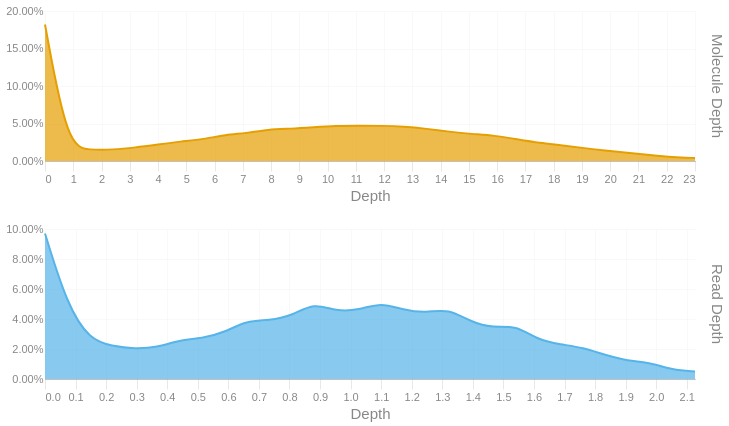

Source (notebook cell):
### Code cell
readdep = depth_hist(tb['Read Depth'], q99, 3)
readdep = readdep.with_columns(pl.lit('Read Depth').alias('Metric'))
if not SKIPLR:
    moldep = depth_hist(tb['Molecule Depth'], mol_q99, 1)
    moldep = moldep.with_columns(pl.lit('Molecule Depth').alias('Metric'))
    _hist = pl.concat([readdep, moldep])
    _hist = _hist.filter(pl.col('Proportion') != 0)
    with SafeRender(_hist):
        (
            alt.Chart(_hist)        
            .mark_area(interpolate = "basis")
            .encode(
                x=alt.X('Bin:Q').scale(domainMin=0).axis(alt.Axis(title='Depth')),
                y = alt.Y('Proportion:Q', title = None).axis(format = '.2%'),
                color = alt.Color('Metric:N').legend(None),
                row = alt.Row("Metric:N").header(title = None, labelOrient = 'right'),
                tooltip = [
                    alt.Tooltip("Metric:N", title = "Metric"),
                    alt.Tooltip('Interval:N', title = "Depth Interval"),
                    alt.Tooltip('Proportion:Q', title = "% Alignments").format('.2%')
                ]
            )
            .resolve_scale(x='independent', y='independent')
            .properties(
                height = 150, width = 650,
                usermeta={'embedOptions': {'downloadFileName': f'{samplename}.depth.hist'}}
            )
        ).display()
else:
    readdep = readdep.filter(pl.col('Proportion') != 0)
    with SafeRender(readdep):
        (
            alt.Chart(readdep)        
            .mark_area(interpolate = "basis")
            .encode(
                x=alt.X('Bin:Q').scale(domainMin=0).axis(alt.Axis(title='Depth')),
                y = alt.Y('Proportion:Q', title = None).axis(format = '.2%'),
                tooltip = [
                    alt.Tooltip('Interval:N', title = "Depth Interval"),
                    alt.Tooltip('Proportion:Q', title = "% Alignments").format('.2%')
                ]
            )
            .properties(
                usermeta={'embedOptions': {'downloadFileName': f'{samplename}.depth.hist'}}
            )
        ).display()

### Figure 1 — Vega-Lite specification as saved in the notebook (floating-point values rounded to 4 significant figures)
{"width": 650, "height": 150, "config": {"title": {"anchor": "start", "dy": -15, "fontSize": 18, "color": "#888888", "subtitleColor": "#888888", "subtitleFontSize": 14}, "arc": {"fill": "#0072B2"}, "axis": {"domainColor": "#888888", "domainWidth": 0.5, "gridWidth": 0.2, "grid": false, "titleFontWeight": 400, "titleFontSize": 15, "labelFontSize": 11, "labelColor": "#888888", "tickColor": "#888888", "tickWidth": 0.2, "titleColor": "#888888"}, "axisBand": {"grid": false}, "axisX": {"grid": true, "tickSize": 10, "domainCap": "round"}, "axisY": {"domain": false, "grid": true, "tickSize": 0, "domainCap": "round"}, "background": "transparent", "header": {"labelFontSize": 15, "labelColor": "#888888", "titleFontSize": 15, "titleFontWeight": 600, "titleColor": "#888888"}, "legend": {"labelFont": "sans-serif", "labelFontSize": 12, "labelColor": "#888888", "symbolSize": 100, "symbolType": "circle", "titleFontSize": 12, "titlePadding": 10, "titleColor": "#888888", "title": null}, "range": {"category": ["#E69F00", "#56B4E9", "#009E73", "#F0E442", "#0072B2", "#D55E00", "#CC79A7", "#000000"], "diverging": ["#cfe8f3", "#a2d4ec", "#73bfe2", "#46abdb", "#1696d2", "#12719e"]}, "area": {"fill": "#0072B2", "fillOpacity": 0.7, "line": true, "strokeOpacity": 0.7}, "line": {"color": "#0072B2", "stroke": "#0072B2", "strokeWidth": 2}, "trail": {"color": "#0072B2", "stroke": "#0072B2", "strokeWidth": 0, "size": 1}, "point": {"filled": true, "fillOpacity": 1.0, "size": 95}, "text": {"color": "#888888", "fontSize": 11, "align": "right", "fontWeight": 400, "size": 11}, "bar": {"fill": "#0072B2", "stroke": null}, "view": {"stroke": null, "continuousWidth": 660, "continuousHeight": 400}}, "data": {"name": "data-5c15157c460c712ae0f932c48d1f1a20"}, "mark": {"type": "area", "interpolate": "basis"}, "encoding": {"color": {"field": "Metric", "legend": null, "type": "nominal"}, "row": {"field": "Metric", "header": {"title": null, "labelOrient": "right"}, "type": "nominal"}, "tooltip": [{"field": "Metric", "title": "Metric", "type": "nominal"}, {"field": "Interval", "title": "Depth Interval", "type": "nominal"}, {"field": "Proportion", "format": ".2%", "title": "% Alignments", "type": "quantitative"}], "x": {"axis": {"title": "Depth"}, "field": "Bin", "scale": {"domainMin": 0}, "type": "quantitative"}, "y": {"axis": {"format": ".2%"}, "field": "Proportion", "title": null, "type": "quantitative"}}, "resolve": {"scale": {"x": "independent", "y": "independent"}}, "usermeta": {"embedOptions": {"downloadFileName": "TF26LRJL0073_50B_H_10484332_23Y22YLT4_L7.depth.hist"}}, "$schema": "https://vega.github.io/schema/vega-lite/v6.4.1.json", "datasets": {"data-5c15157c460c712ae0f932c48d1f1a20": [{"Bin": 0.0, "Interval": "0.0-0.073", "Proportion": 0.097, "Metric": "Read Depth"}, {"Bin": 0.073, "Interval": "0.073-0.147", "Proportion": 0.049, "Metric": "Read Depth"}, {"Bin": 0.147, "Interval": "0.147-0.22", "Proportion": 0.026, "Metric": "Read Depth"}, {"Bin": 0.22, "Interval": "0.22-0.293", "Proportion": 0.022, "Metric": "Read Depth"}, {"Bin": 0.293, "Interval": "0.293-0.367", "Proportion": 0.02, "Metric": "Read Depth"}, {"Bin": 0.367, "Interval": "0.367-0.44", "Proportion": 0.021, "Metric": "Read Depth"}, {"Bin": 0.44, "Interval": "0.44-0.513", "Proportion": 0.026, "Metric": "Read Depth"}, {"Bin": 0.513, "Interval": "0.513-0.587", "Proportion": 0.027, "Metric": "Read Depth"}, {"Bin": 0.587, "Interval": "0.587-0.66", "Proportion": 0.031, "Metric": "Read Depth"}, {"Bin": 0.66, "Interval": "0.66-0.733", "Proportion": 0.039, "Metric": "Read Depth"}, {"Bin": 0.733, "Interval": "0.733-0.807", "Proportion": 0.039, "Metric": "Read Depth"}, {"Bin": 0.807, "Interval": "0.807-0.88", "Proportion": 0.042, "Metric": "Read Depth"}, {"Bin": 0.88, "Interval": "0.88-0.953", "Proportion": 0.051, "Metric": "Read Depth"}, {"Bin": 0.953, "Interval": "0.953-1.027", "Proportion": 0.045, "Metric": "Read Depth"}, {"Bin": 1.027, "Interval": "1.027-1.1", "Proportion": 0.046, "Metric": "Read Depth"}, {"Bin": 1.1, "Interval": "1.1-1.173", "Proportion": 0.051, "Metric": "Read Depth"}, {"Bin": 1.173, "Interval": "1.173-1.247", "Proportion": 0.046, "Metric": "Read Depth"}, {"Bin": 1.247, "Interval": "1.247-1.32", "Proportion": 0.044, "Metric": "Read Depth"}, {"Bin": 1.32, "Interval": "1.32-1.393", "Proportion": 0.047, "Metric": "Read Depth"}, {"Bin": 1.393, "Interval": "1.393-1.467", "Proportion": 0.038, "Metric": "Read Depth"}, {"Bin": 1.467, "Interval": "1.467-1.54", "Proportion": 0.034, "Metric": "Read Depth"}, {"Bin": 1.54, "Interval": "1.54-1.613", "Proportion": 0.036, "Metric": "Read Depth"}, {"Bin": 1.613, "Interval": "1.613-1.687", "Proportion": 0.026, "Metric": "Read Depth"}, {"Bin": 1.687, "Interval": "1.687-1.76", "Proportion": 0.023, "Metric": "Read Depth"}, {"Bin": 1.76, "Interval": "1.76-1.833", "Proportion": 0.021, "Metric": "Read Depth"}, {"Bin": 1.833, "Interval": "1.833-1.907", "Proportion": 0.016, "Metric": "Read Depth"}, {"Bin": 1.907, "Interval": "1.907-1.98", "Proportion": 0.012, "Metric": "Read Depth"}, {"Bin": 1.98, "Interval": "1.98-2.053", "Proportion": 0.011, "Metric": "Read Depth"}, {"Bin": 2.053, "Interval": "2.053-2.127", "Proportion": 0.006, "Metric": "Read Depth"}, {"Bin": 2.127, "Interval": "2.127-2.2", "Proportion": 0.005, "Metric": "Read Depth"}, {"Bin": 0.0, "Interval": "0.0-0.8", "Proportion": 0.182, "Metric": "Molecule Depth"}, {"Bin": 0.8, "Interval": "0.8-1.6", "Proportion": 0.018, "Metric": "Molecule Depth"}, {"Bin": 1.6, "Interval": "1.6-2.4", "Proportion": 0.015, "Metric": "Molecule Depth"}, {"Bin": 2.4, "Interval": "2.4-3.2", "Proportion": 0.015, "Metric": "Molecule Depth"}, {"Bin": 3.2, "Interval": "3.2-4.0", "Proportion": 0.018, "Metric": "Molecule Depth"}, {"Bin": 4.0, "Interval": "4.0-4.8", "Proportion": 0.022, "Metric": "Molecule Depth"}, {"Bin": 4.8, "Interval": "4.8-5.6", "Proportion": 0.026, "Metric": "Molecule Depth"}, {"Bin": 5.6, "Interval": "5.6-6.4", "Proportion": 0.029, "Metric": "Molecule Depth"}, {"Bin": 6.4, "Interval": "6.4-7.1", "Proportion": 0.035, "Metric": "Molecule Depth"}, {"Bin": 7.1, "Interval": "7.1-7.9", "Proportion": 0.037, "Metric": "Molecule Depth"}, {"Bin": 7.9, "Interval": "7.9-8.7", "Proportion": 0.042, "Metric": "Molecule Depth"}, {"Bin": 8.7, "Interval": "8.7-9.5", "Proportion": 0.043, "Metric": "Molecule Depth"}, {"Bin": 9.5, "Interval": "9.5-10.3", "Proportion": 0.045, "Metric": "Molecule Depth"}, {"Bin": 10.3, "Interval": "10.3-11.1", "Proportion": 0.047, "Metric": "Molecule Depth"}, {"Bin": 11.1, "Interval": "11.1-11.9", "Proportion": 0.047, "Metric": "Molecule Depth"}, {"Bin": 11.9, "Interval": "11.9-12.7", "Proportion": 0.047, "Metric": "Molecule Depth"}, {"Bin": 12.7, "Interval": "12.7-13.5", "Proportion": 0.046, "Metric": "Molecule Depth"}, {"Bin": 13.5, "Interval": "13.5-14.3", "Proportion": 0.043, "Metric": "Molecule Depth"}, {"Bin": 14.3, "Interval": "14.3-15.1", "Proportion": 0.039, "Metric": "Molecule Depth"}, {"Bin": 15.1, "Interval": "15.1-15.9", "Proportion": 0.036, "Metric": "Molecule Depth"}, {"Bin": 15.9, "Interval": "15.9-16.7", "Proportion": 0.034, "Metric": "Molecule Depth"}, {"Bin": 16.7, "Interval": "16.7-17.5", "Proportion": 0.029, "Metric": "Molecule Depth"}, {"Bin": 17.5, "Interval": "17.5-18.3", "Proportion": 0.024, "Metric": "Molecule Depth"}, {"Bin": 18.3, "Interval": "18.3-19.1", "Proportion": 0.021, "Metric": "Molecule Depth"}, {"Bin": 19.1, "Interval": "19.1-19.8", "Proportion": 0.017, "Metric": "Molecule Depth"}, {"Bin": 19.8, "Interval": "19.8-20.6", "Proportion": 0.014, "Metric": "Molecule Depth"}, {"Bin": 20.6, "Interval": "20.6-21.4", "Proportion": 0.011, "Metric": "Molecule Depth"}, {"Bin": 21.4, "Interval": "21.4-22.2", "Proportion": 0.008, "Metric": "Molecule Depth"}, {"Bin": 22.2, "Interval": "22.2-23.0", "Proportion": 0.005, "Metric": "Molecule Depth"}, {"Bin": 23.0, "Interval": "23.0-23.82", "Proportion": 0.004, "Metric": "Molecule Depth"}]}}
